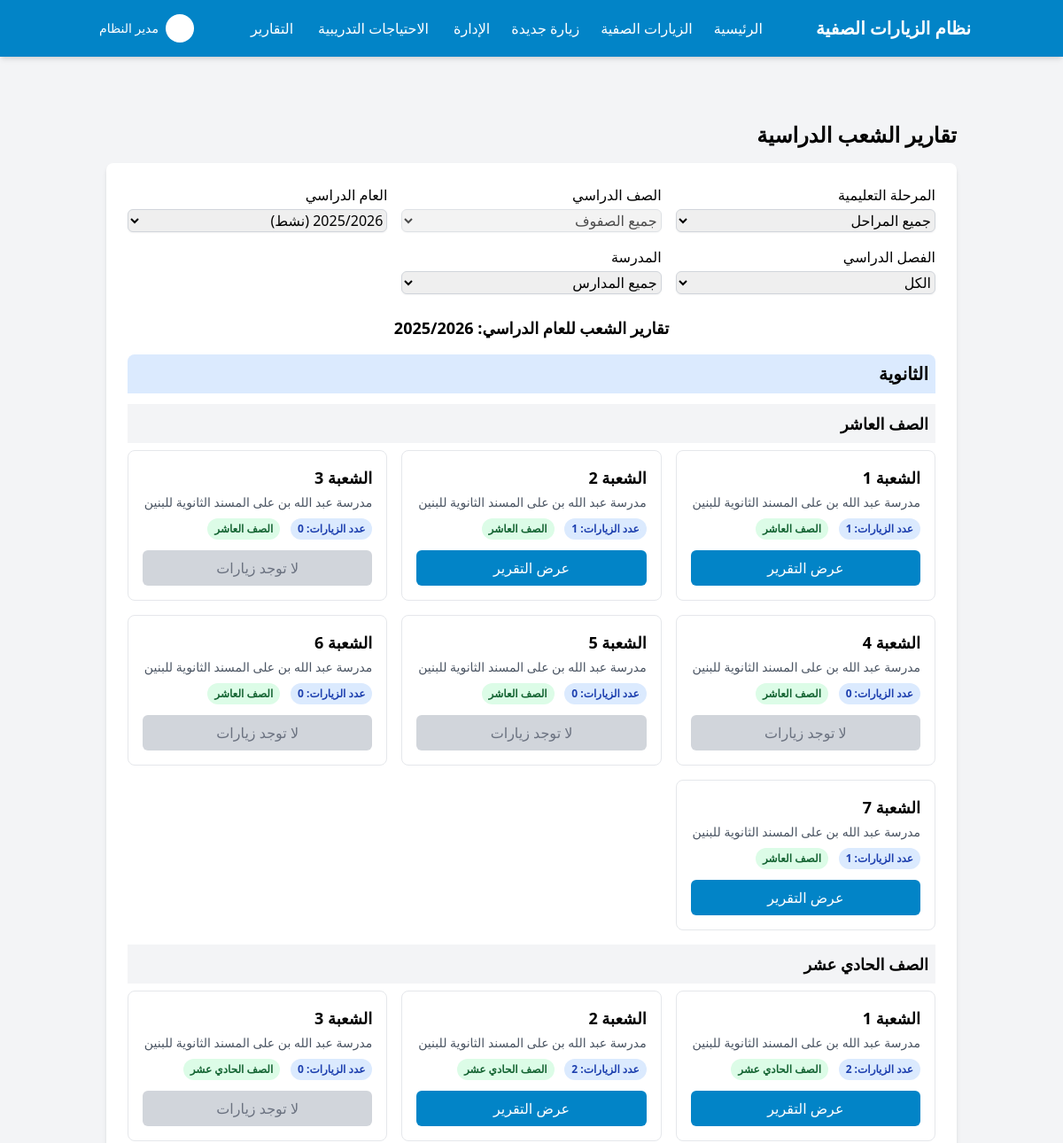
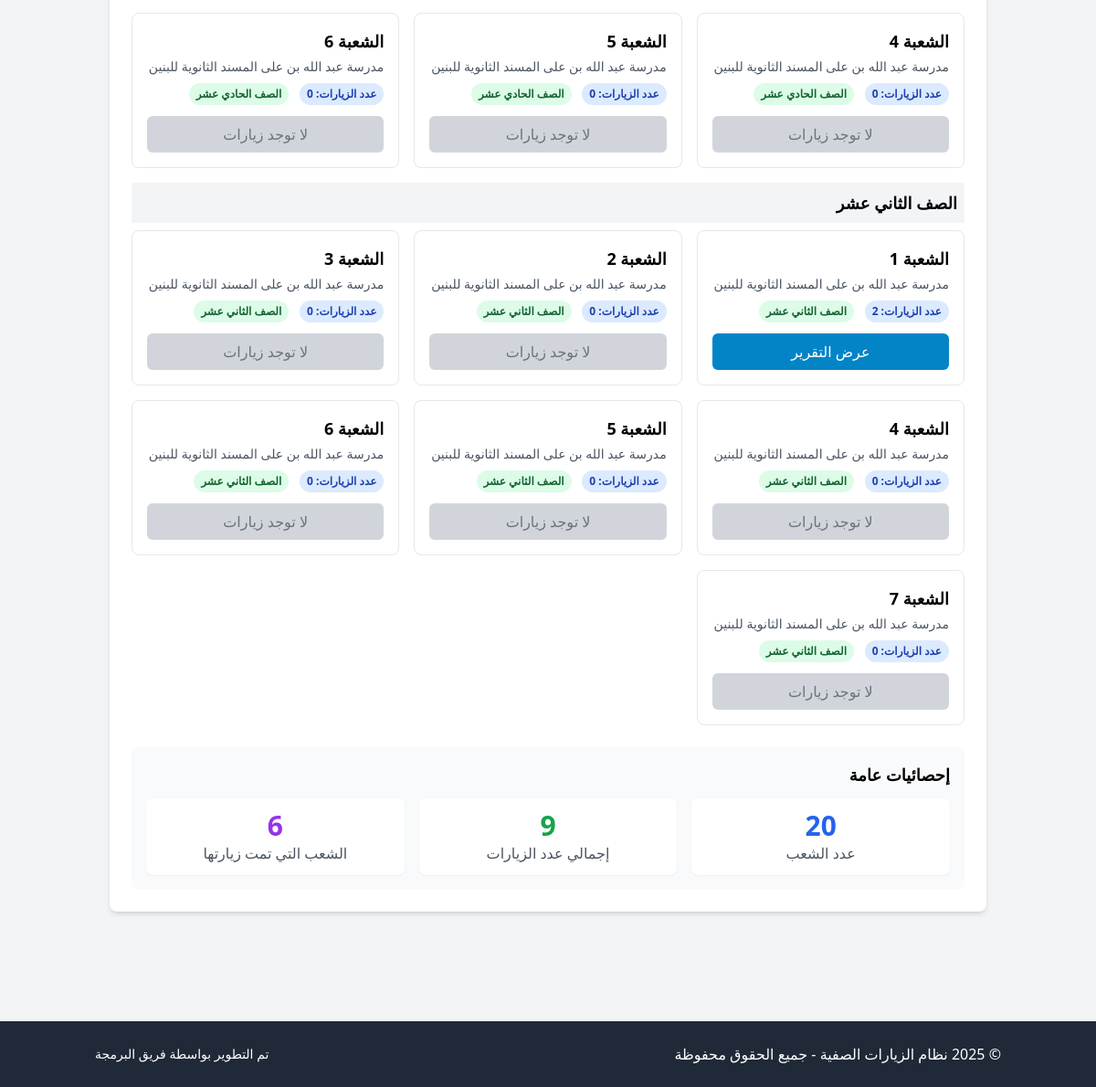
Screenshot of /sections_reports.php (signed in) with the database file from the repository (2 pictures, top to bottom).
### tables this page shows
CREATE TABLE `academic_years` (
  `id` int NOT NULL,
  `name` varchar(255) NOT NULL,
  `first_term_start` date DEFAULT NULL,
  `first_term_end` date DEFAULT NULL,
  `second_term_start` date DEFAULT NULL,
  `second_term_end` date DEFAULT NULL,
  `is_active` tinyint(1) NOT NULL DEFAULT '0',
  `created_at` timestamp NULL DEFAULT CURRENT_TIMESTAMP,
  `updated_at` timestamp NULL DEFAULT CURRENT_TIMESTAMP ON UPDATE CURRENT_TIMESTAMP,
  `is_current` tinyint(1) DEFAULT '0'
);

CREATE TABLE `sections` (
  `id` int NOT NULL,
  `name` varchar(255) NOT NULL,
  `grade_id` int NOT NULL,
  `school_id` int NOT NULL,
  `created_at` timestamp NULL DEFAULT CURRENT_TIMESTAMP,
  `updated_at` timestamp NULL DEFAULT CURRENT_TIMESTAMP ON UPDATE CURRENT_TIMESTAMP
);

CREATE TABLE `schools` (
  `id` int NOT NULL,
  `name` varchar(255) NOT NULL,
  `phone` varchar(20) DEFAULT NULL,
  `created_at` timestamp NULL DEFAULT CURRENT_TIMESTAMP,
  `updated_at` timestamp NULL DEFAULT CURRENT_TIMESTAMP ON UPDATE CURRENT_TIMESTAMP,
  `school_code` varchar(20) DEFAULT NULL,
  `email` varchar(255) DEFAULT NULL,
  `address` text,
  `logo` varchar(255) DEFAULT NULL
);

### includes/db_connection.php (called while the page is built, shortened)
<?php
$dsn = "mysql:host=" . DB_HOST . ";dbname=" . DB_NAME . ";charset=" . DB_CHARSET;
$options = [
    PDO::ATTR_ERRMODE            => PDO::ERRMODE_EXCEPTION,
    PDO::ATTR_DEFAULT_FETCH_MODE => PDO::FETCH_ASSOC,
    PDO::ATTR_EMULATE_PREPARES   => false,
];
try {
    $pdo = new PDO($dsn, DB_USER, DB_PASS, $options);
    $pdo->exec("SET NAMES utf8mb4");
    $pdo->exec("SET CHARACTER SET utf8mb4");
    $pdo->exec("SET collation_connection = utf8mb4_unicode_ci");
} catch (PDOException $e) {
    die("فشل الاتصال بقاعدة البيانات: " . $e->getMessage());
}
function query($sql, $params = []) {
    global $pdo;
    $stmt = $pdo->prepare($sql);
    $stmt->execute($params);
    return $stmt->fetchAll();
}
function query_row($sql, $params = []) {
    global $pdo;
    $stmt = $pdo->prepare($sql);
    $stmt->execute($params);
    return $stmt->fetch();
}

### includes/functions.php (called while the page is built, shortened)
<?php
function get_active_academic_year() {
    return query_row("SELECT * FROM academic_years WHERE is_active = 1 LIMIT 1");
}

### sections_reports.php (the view, shortened to what this page needs)
<?php
require_once 'includes/db_connection.php';
require_once 'includes/functions.php';
require_once 'includes/header.php';
$level_id = isset($_GET['level_id']) ? (int)$_GET['level_id'] : 0;
$grade_id = isset($_GET['grade_id']) ? (int)$_GET['grade_id'] : 0;
$academic_year_id = isset($_GET['academic_year_id']) ? (int)$_GET['academic_year_id'] : 0;
$school_id = isset($_GET['school_id']) ? (int)$_GET['school_id'] : 0;
$term = isset($_GET['term']) ? $_GET['term'] : 'all';
$academic_year_name = '';
if (!$academic_year_id) {
    $active_year = get_active_academic_year();
    $academic_year_id = $active_year ? $active_year['id'] : 0;
    $academic_year_name = $active_year ? $active_year['name'] : '';
} else {
    $year = query_row("SELECT name, first_term_start, first_term_end, second_term_start, second_term_end FROM academic_years WHERE id = ?", [$academic_year_id]);
    $academic_year_name = $year ? $year['name'] : '';
}
$date_filter = "";
$academic_years = query("SELECT id, name, is_active FROM academic_years ORDER BY is_active DESC, name DESC");
$sql = "
    SELECT
        s.id AS section_id,
        s.name AS section_name,
        g.id AS grade_id,
        g.name AS grade_name,
        e.id AS level_id,
        e.name AS level_name,
        sch.id AS school_id,
        sch.name AS school_name,
        (SELECT COUNT(DISTINCT v.id)
         FROM visits v
         " . ($is_coordinator ? "JOIN teachers t ON v.teacher_id = t.id JOIN teacher_subjects ts ON t.id = ts.teacher_id AND ts.subject_id = ?" : "") . "
         WHERE v.section_id = s.id
         AND v.grade_id = g.id
         " . ($academic_year_id > 0 ? " AND v.academic_year_id = ?" : "") . "
         " . ($school_id > 0 ? " AND v.school_id = ?" : "") . "
         " . $date_filter . "
        ) AS visits_count
    FROM
        sections s
    JOIN
        grades g ON s.grade_id = g.id
    JOIN
        educational_levels e ON g.level_id = e.id
    JOIN
        schools sch ON s.school_id = sch.id
    WHERE
        1=1
        " . ($is_coordinator ? " AND sch.id = ?" : "") . "
        " . ($level_id > 0 ? " AND e.id = ?" : "") . "
        " . ($grade_id > 0 ? " AND g.id = ?" : "") . "
        " . ($school_id > 0 ? " AND sch.id = ?" : "") . "
    ORDER BY
        e.id, g.id, s.name
";
$query_params = [];
if ($academic_year_id > 0) {
    $query_params[] = $academic_year_id;
}
$sections = query($sql, $query_params);
$organized_sections = [];
$current_level = '';
$current_grade = '';
foreach ($sections as $section) {
    if ($section['level_name'] != $current_level) {
        $current_level = $section['level_name'];
        $organized_sections[$current_level] = [];
    }
    if ($section['grade_name'] != $current_grade || $current_grade != $section['grade_name']) {
        $current_grade = $section['grade_name'];
        $organized_sections[$current_level][$current_grade] = [];
    }
    $organized_sections[$current_level][$current_grade][] = $section;
}
?>
<div class="container mx-auto py-6 px-4">
    <h1 class="text-2xl font-bold mb-4">تقارير الشعب الدراسية</h1>
    <div class="bg-white rounded-lg shadow-md p-6 mb-6">
        <form action="" method="get" class="mb-6">
            <div class="grid grid-cols-1 md:grid-cols-3 gap-4 mb-4">
                <div>
                    <label for="level_id" class="block mb-1">المرحلة التعليمية</label>
                    <select id="level_id" name="level_id" class="w-full border border-gray-300 shadow-sm rounded-md focus:border-primary-500 focus:ring focus:ring-primary-200" onchange="this.form.submit()">
                        <option value="0">جميع المراحل</option>
                    </select>
                </div>
                <div>
                    <label for="grade_id" class="block mb-1">الصف الدراسي</label>
                    <select id="grade_id" name="grade_id" class="w-full border border-gray-300 shadow-sm rounded-md focus:border-primary-500 focus:ring focus:ring-primary-200" onchange="this.form.submit()" <?= $level_id == 0 ? 'disabled' : '' ?>>
                        <option value="0">جميع الصفوف</option>
                    </select>
                </div>
                <div>
                    <label for="academic_year_id" class="block mb-1">العام الدراسي</label>
                    <select id="academic_year_id" name="academic_year_id" class="w-full border border-gray-300 shadow-sm rounded-md focus:border-primary-500 focus:ring focus:ring-primary-200" onchange="this.form.submit()">
                        <?php foreach ($academic_years as $year): ?>
                            <option value="<?= $year['id'] ?>" <?= $academic_year_id == $year['id'] ? 'selected' : '' ?>>
                                <?= htmlspecialchars($year['name']) ?> <?= $year['is_active'] ? '(نشط)' : '' ?>
                            </option>
                        <?php endforeach; ?>
                    </select>
                </div>
                <div>
                    <label for="term" class="block mb-1">الفصل الدراسي</label>
                    <select id="term" name="term" class="w-full border border-gray-300 shadow-sm rounded-md focus:border-primary-500 focus:ring focus:ring-primary-200" onchange="this.form.submit()">
                        <option value="all" <?= $term == 'all' ? 'selected' : '' ?>>الكل</option>
                    </select>
                </div>
                <div>
                    <label for="school_id" class="block mb-1">المدرسة</label>
                    <select id="school_id" name="school_id" class="w-full border border-gray-300 shadow-sm rounded-md focus:border-primary-500 focus:ring focus:ring-primary-200" onchange="this.form.submit()">
                        <option value="0">جميع المدارس</option>
                    </select>
                </div>
            </div>
        </form>
        <?php if (empty($sections)): ?>
            <div class="bg-yellow-100 border-yellow-400 text-yellow-700 px-4 py-3 rounded relative mb-4 border-r-4">
                لا توجد شعب دراسية متاحة ضمن المعايير المحددة. يرجى تعديل معايير التصفية.
            </div>
        <?php else: ?>
            <div class="mb-4 text-center text-lg font-semibold">
                <span>
                    تقارير الشعب
                    <?php if ($academic_year_id > 0): ?>
                        للعام الدراسي: <?= htmlspecialchars($academic_year_name) ?>
                    <?php endif; ?>
                </span>
            </div>
            <?php foreach ($organized_sections as $level_name => $level_grades): ?>
                <div class="mb-6">
                    <h2 class="text-xl font-bold mb-3 bg-blue-100 p-2 rounded-t-lg">
                        <?= htmlspecialchars($level_name) ?>
                    </h2>
                    <?php foreach ($level_grades as $grade_name => $grade_sections): ?>
                        <div class="mb-4">
                            <h3 class="text-lg font-semibold mb-2 bg-gray-100 p-2">
                                <?= htmlspecialchars($grade_name) ?>
                            </h3>
                            <div class="grid grid-cols-1 md:grid-cols-2 lg:grid-cols-3 gap-4">
                                <?php foreach ($grade_sections as $section): ?>
                                    <div class="border rounded-lg overflow-hidden hover:shadow-md bg-white">
                                        <div class="p-4">
                                            <div class="font-bold text-lg mb-1">
                                                الشعبة <?= htmlspecialchars($section['section_name']) ?>
                                            </div>
                                            <div class="text-sm text-gray-600 mb-2">
                                                <?= htmlspecialchars($section['school_name']) ?>
                                            </div>
                                            <div class="text-sm mb-3">
                                                <span class="inline-block bg-blue-100 text-blue-800 rounded-full px-2 py-1 text-xs font-semibold ml-2">
                                                    عدد الزيارات: <?= $section['visits_count'] ?>
                                                </span>
                                                <span class="inline-block bg-green-100 text-green-800 rounded-full px-2 py-1 text-xs font-semibold">
                                                    <?= htmlspecialchars($grade_name) ?>
                                                </span>
                                            </div>
                                            <?php if ($section['visits_count'] > 0): ?>
                                                <a href="section_report.php?grade_id=<?= $section['grade_id'] ?>&section_id=<?= $section['section_id'] ?>&academic_year_id=<?= $academic_year_id ?>" class="block w-full bg-primary-600 text-white text-center py-2 rounded-md hover:bg-primary-700 transition-colors">
                                                    عرض التقرير
                                                </a>
                                            <?php else: ?>
                                                <button disabled class="block w-full bg-gray-300 text-gray-500 cursor-not-allowed text-center py-2 rounded-md">
                                                    لا توجد زيارات
                                                </button>
                                            <?php endif; ?>
                                        </div>
                                    </div>
                                <?php endforeach; ?>
                            </div>
                        </div>
                    <?php endforeach; ?>
                </div>
            <?php endforeach; ?>
            <div class="bg-gray-50 p-4 rounded-lg mt-6">
                <h3 class="text-lg font-semibold mb-3">إحصائيات عامة</h3>
                <div class="grid grid-cols-1 md:grid-cols-3 gap-4 text-center">
                    <div class="bg-white p-3 rounded-lg shadow-sm">
                        <div class="text-3xl font-bold text-blue-600"><?= count($sections) ?></div>
                        <div class="text-gray-600">عدد الشعب</div>
                    </div>
                    <div class="bg-white p-3 rounded-lg shadow-sm">
                        <div class="text-3xl font-bold text-green-600">
                            <?= array_sum(array_column($sections, 'visits_count')) ?>
                        </div>
                        <div class="text-gray-600">إجمالي عدد الزيارات</div>
                    </div>
                    <div class="bg-white p-3 rounded-lg shadow-sm">
                        <div class="text-3xl font-bold text-purple-600">
                            <?= count(array_filter($sections, function($s) { return $s['visits_count'] > 0; })) ?>
                        </div>
                        <div class="text-gray-600">الشعب التي تمت زيارتها</div>
                    </div>
                </div>
            </div>
        <?php endif; ?>
    </div>
</div>
<?php require_once 'includes/footer.php'; ?>

### includes/header.php (style rules this page uses)
body { font-family: 'Tajawal', sans-serif; background-color: #f9fafb; margin: 0; padding: 0; margin-top: 100px; }

### rows the page displays
academic_years: name "2025/2026"
sections: name "1", school.name "مدرسة عبد الله بن على المسند الثانوية للبنين", visits_count "1", grade_name "الصف العاشر"
sections: name "2", school.name "مدرسة عبد الله بن على المسند الثانوية للبنين", visits_count "1", grade_name "الصف العاشر"
sections: name "3", school.name "مدرسة عبد الله بن على المسند الثانوية للبنين", visits_count "0", grade_name "الصف العاشر", shows "لا توجد زيارات"
sections: name "4", school.name "مدرسة عبد الله بن على المسند الثانوية للبنين", visits_count "0", grade_name "الصف العاشر", shows "لا توجد زيارات"
sections: name "5", school.name "مدرسة عبد الله بن على المسند الثانوية للبنين", visits_count "0", grade_name "الصف العاشر", shows "لا توجد زيارات"
sections: name "6", school.name "مدرسة عبد الله بن على المسند الثانوية للبنين", visits_count "0", grade_name "الصف العاشر", shows "لا توجد زيارات"
sections: name "7", school.name "مدرسة عبد الله بن على المسند الثانوية للبنين", visits_count "1", grade_name "الصف العاشر"
sections: name "1", school.name "مدرسة عبد الله بن على المسند الثانوية للبنين", visits_count "2", grade_name "الصف الحادي عشر"
sections: name "2", school.name "مدرسة عبد الله بن على المسند الثانوية للبنين", visits_count "2", grade_name "الصف الحادي عشر"
sections: name "3", school.name "مدرسة عبد الله بن على المسند الثانوية للبنين", visits_count "0", grade_name "الصف الحادي عشر", shows "لا توجد زيارات"
sections: name "4", school.name "مدرسة عبد الله بن على المسند الثانوية للبنين", visits_count "0", grade_name "الصف الحادي عشر", shows "لا توجد زيارات"
sections: name "5", school.name "مدرسة عبد الله بن على المسند الثانوية للبنين", visits_count "0", grade_name "الصف الحادي عشر", shows "لا توجد زيارات"
sections: name "6", school.name "مدرسة عبد الله بن على المسند الثانوية للبنين", visits_count "0", grade_name "الصف الحادي عشر", shows "لا توجد زيارات"
sections: name "1", school.name "مدرسة عبد الله بن على المسند الثانوية للبنين", visits_count "2", grade_name "الصف الثاني عشر"
sections: name "2", school.name "مدرسة عبد الله بن على المسند الثانوية للبنين", visits_count "0", grade_name "الصف الثاني عشر", shows "لا توجد زيارات"
sections: name "3", school.name "مدرسة عبد الله بن على المسند الثانوية للبنين", visits_count "0", grade_name "الصف الثاني عشر", shows "لا توجد زيارات"
sections: name "4", school.name "مدرسة عبد الله بن على المسند الثانوية للبنين", visits_count "0", grade_name "الصف الثاني عشر", shows "لا توجد زيارات"
sections: name "5", school.name "مدرسة عبد الله بن على المسند الثانوية للبنين", visits_count "0", grade_name "الصف الثاني عشر", shows "لا توجد زيارات"
sections: name "6", school.name "مدرسة عبد الله بن على المسند الثانوية للبنين", visits_count "0", grade_name "الصف الثاني عشر", shows "لا توجد زيارات"
sections: name "7", school.name "مدرسة عبد الله بن على المسند الثانوية للبنين", visits_count "0", grade_name "الصف الثاني عشر", shows "لا توجد زيارات"

### other values shown
$app_name "نظام الزيارات الصفية"
$_SESSION['full_name'] "مدير النظام"
$level_name "الثانوية"
$grade_name "الصف العاشر"
$grade_name "الصف الحادي عشر"
$grade_name "الصف الثاني عشر"
count($sections) "20"
array_sum(array_column($sections, 'visits_count')) "9"
form field academic_year_id "2025/2026 (نشط)"
